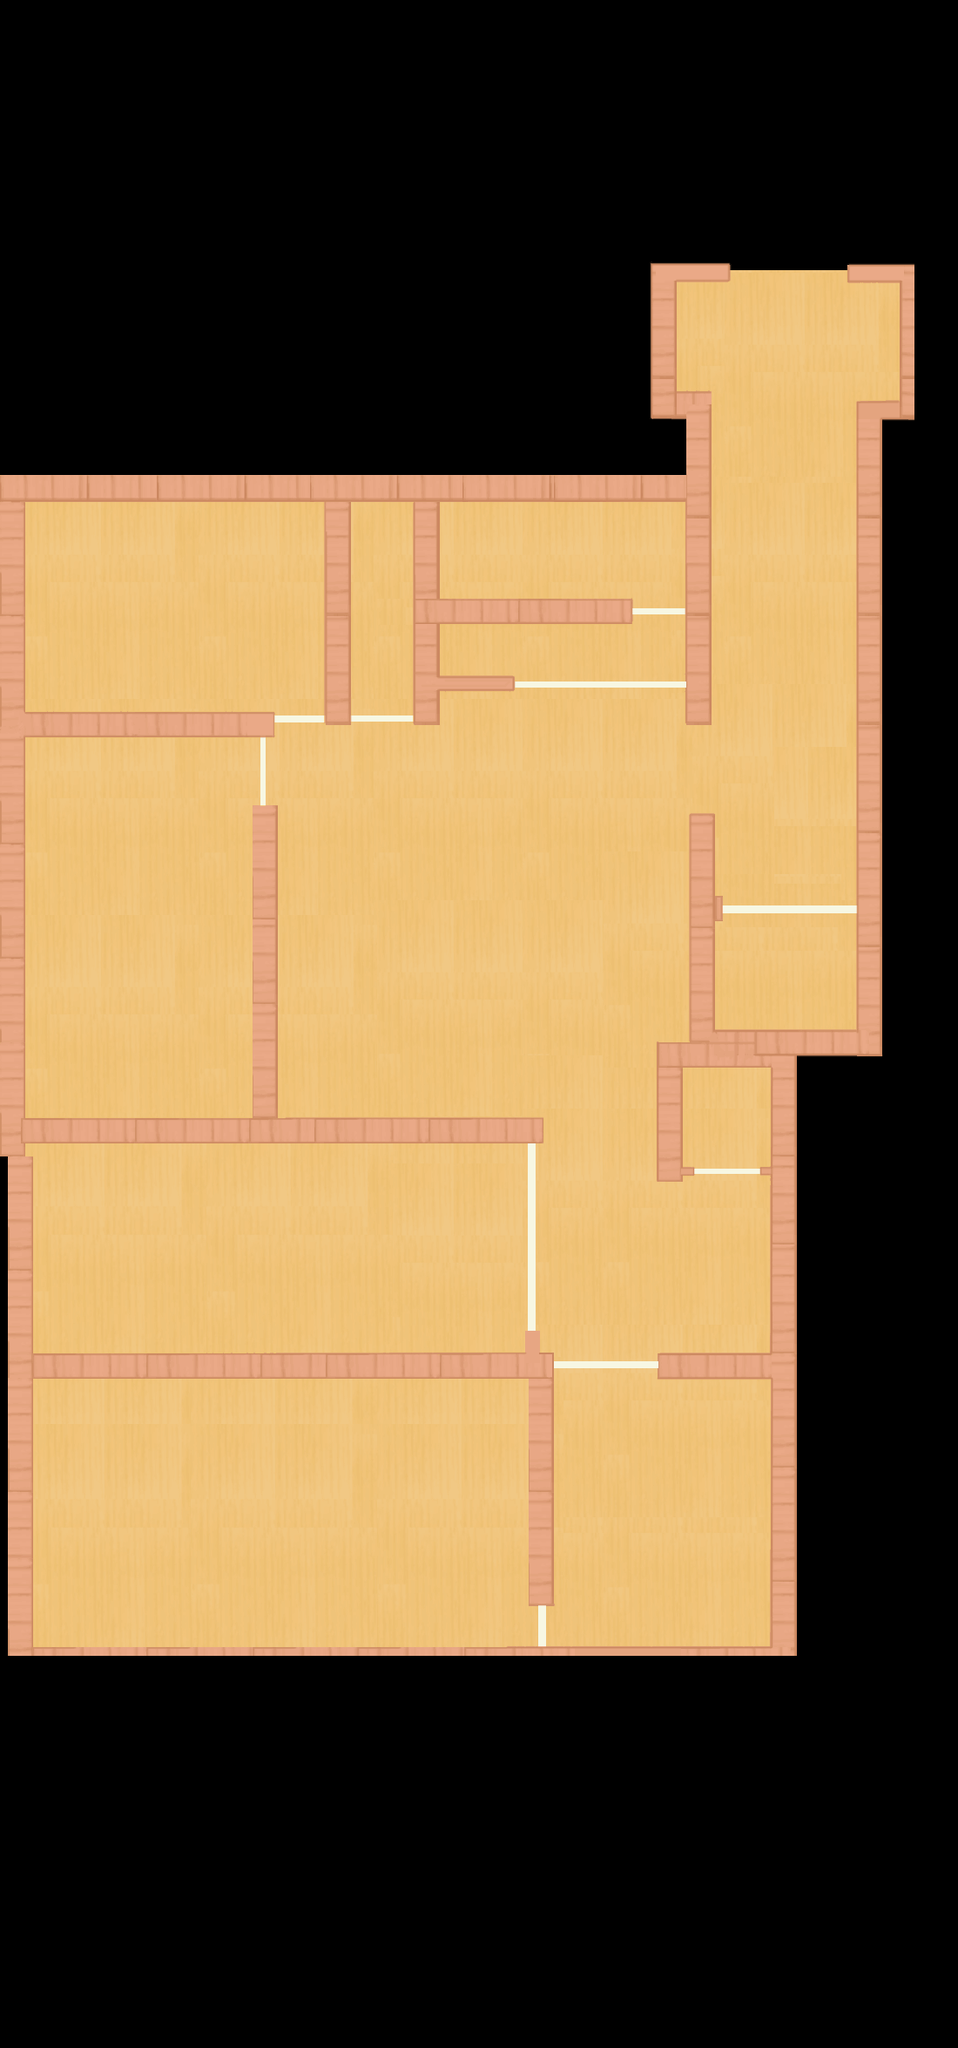

Tiled map render using the project's own tile images. Description and the whole map definition, tile-layer contents included, below:
An orthogonal 22x47 tile map with 50x50 px tiles, 1 tile layer (Map), 1 hidden layer not drawn.

<map version="1.10" tiledversion="1.11.2" orientation="orthogonal" renderorder="right-down" width="22" height="47" tilewidth="50" tileheight="50" infinite="0" nextlayerid="3" nextobjectid="1">
 <tileset firstgid="1" source="map7.tsx" />
 <layer id="2" name="AStar" width="22" height="47" visible="0">
  <data encoding="csv">
1,1,1,1,1,1,1,1,1,1,1,1,1,1,1,1,1,0,0,0,1,1,
1,1,1,1,1,1,1,1,1,1,1,1,1,1,1,1,1,0,0,0,1,1,
1,1,1,1,1,1,1,1,1,1,1,1,1,1,1,1,1,0,0,0,1,1,
1,1,1,1,1,1,1,1,1,1,1,1,1,1,1,1,1,0,0,0,1,1,
1,1,1,1,1,1,1,1,1,1,1,1,1,1,1,1,1,0,0,0,1,1,
1,1,1,1,1,1,1,1,1,1,1,1,1,1,1,1,1,0,0,0,1,1,
1,1,1,1,1,1,1,1,1,1,1,1,1,1,1,1,22,0,0,22,22,1,
1,1,1,1,1,1,1,1,1,1,1,1,1,1,1,1,0,0,0,0,22,1,
1,1,1,1,1,1,1,1,1,1,1,1,1,1,1,1,0,0,0,0,22,1,
1,1,1,1,1,1,1,1,1,1,1,1,1,1,1,1,22,0,0,22,1,1,
1,1,1,1,1,1,1,1,1,1,1,1,1,1,1,1,22,0,0,22,1,1,
22,22,22,22,22,22,22,22,22,1,0,0,0,0,0,0,22,0,0,22,1,1,
1,0,0,0,0,0,0,1,0,1,0,0,0,0,0,0,1,0,0,22,1,1,
1,0,0,0,0,0,0,1,0,1,1,1,1,1,0,0,1,0,0,22,1,1,
1,0,0,0,0,0,0,1,0,1,0,0,0,0,0,0,1,0,0,22,1,1,
1,0,0,0,0,0,0,1,0,1,1,1,0,0,0,0,1,0,0,22,1,1,
1,1,1,1,1,1,0,1,0,1,0,0,0,0,0,0,1,0,0,22,1,1,
1,0,0,0,0,0,0,0,0,0,0,0,0,0,0,0,0,0,0,22,1,1,
1,0,0,0,0,0,1,0,0,0,0,0,0,0,0,0,0,0,0,22,1,1,
1,0,0,0,0,0,1,0,0,0,0,0,0,0,0,0,1,0,0,22,1,1,
1,0,0,0,0,0,1,0,0,0,0,0,0,0,0,0,1,0,0,22,1,1,
1,0,0,0,0,0,1,0,0,0,0,0,0,0,0,0,1,0,0,22,1,1,
1,0,0,0,0,0,1,0,0,0,0,0,0,0,0,0,1,0,0,22,1,1,
1,0,0,0,0,0,1,0,0,0,0,0,0,0,0,0,1,1,1,1,1,1,
1,0,0,0,0,0,1,0,0,0,0,0,0,0,0,1,1,1,1,1,1,1,
1,1,1,1,1,1,1,1,1,1,1,1,1,0,0,1,0,0,1,1,1,1,
22,22,22,22,22,22,22,22,22,22,22,22,22,0,0,1,0,0,1,1,1,1,
1,0,0,0,0,0,0,0,0,0,0,0,0,0,0,0,0,22,1,1,1,1,
1,0,0,0,0,0,0,0,0,0,0,0,0,0,0,0,0,22,1,1,1,1,
1,0,0,0,0,0,0,0,0,0,0,0,0,0,0,0,0,22,1,1,1,1,
1,0,0,0,0,0,0,0,0,0,0,0,0,0,0,0,0,22,1,1,1,1,
1,1,1,1,1,1,1,1,1,1,1,1,1,0,0,1,1,22,1,1,1,1,
1,0,0,0,0,0,0,0,0,0,0,0,1,0,0,0,0,22,1,1,1,1,
1,0,0,0,0,0,0,0,0,0,0,0,1,0,0,0,0,22,1,1,1,1,
1,0,0,0,0,0,0,0,0,0,0,0,1,0,0,0,0,22,1,1,1,1,
1,0,0,0,0,0,0,0,0,0,0,0,1,0,0,0,0,22,1,1,1,1,
1,0,0,0,0,0,0,0,0,0,0,0,1,0,0,0,0,22,1,1,1,1,
1,0,0,0,0,0,0,0,0,0,0,0,0,0,0,0,0,22,1,1,1,1,
1,1,1,1,1,1,1,1,1,1,1,1,1,1,1,1,1,22,22,1,1,1,
1,1,1,1,1,1,1,1,1,1,1,1,1,1,1,1,1,1,1,1,1,1,
1,1,1,1,1,1,1,1,1,1,1,1,1,1,1,1,1,1,1,1,1,1,
1,1,1,1,1,1,1,1,1,1,1,1,1,1,1,1,1,1,1,1,1,1,
1,1,1,1,1,1,1,1,1,1,1,1,1,1,1,1,1,1,1,1,1,1,
1,1,1,1,1,1,1,1,1,1,1,1,1,1,1,1,1,1,1,1,1,1,
1,1,1,1,1,1,1,1,1,1,1,1,1,1,1,1,1,1,1,1,1,1,
1,1,1,1,1,1,1,1,1,1,1,1,1,1,1,1,1,1,1,1,1,1,
1,1,1,1,1,1,1,1,1,1,1,1,1,1,1,1,1,1,1,1,1,1
</data>
 </layer>
 <layer id="1" name="Map" width="22" height="47">
  <data encoding="csv">
0,0,0,0,0,0,0,0,0,0,0,0,0,0,0,0,0,0,0,0,0,0,
0,0,0,0,0,0,0,0,0,0,0,0,0,0,0,0,0,0,0,0,0,0,
0,0,0,0,0,0,0,0,0,0,0,0,0,0,0,0,0,0,0,0,0,0,
0,0,0,0,0,0,0,0,0,0,0,0,0,0,0,0,0,0,0,0,0,0,
0,0,0,0,0,0,0,0,0,0,0,0,0,0,0,0,0,0,0,0,0,0,
0,0,0,0,0,0,0,0,0,0,0,0,0,0,0,0,0,0,0,0,0,0,
0,0,0,0,5,6,7,8,9,10,11,12,13,14,15,16,17,18,19,20,21,0,
0,0,0,25,26,27,28,29,30,31,32,33,34,35,36,37,38,39,40,41,42,0,
0,0,0,46,47,48,49,50,51,52,53,54,55,56,57,58,59,60,61,62,63,0,
64,65,66,67,68,69,70,71,72,73,74,75,76,77,78,79,80,81,82,83,84,0,
85,86,87,88,89,90,91,92,93,94,95,96,97,98,99,100,101,102,103,104,105,0,
106,107,108,109,110,111,112,113,114,115,116,117,118,119,120,121,122,123,124,125,126,0,
127,128,129,130,131,132,133,134,135,136,137,138,139,140,141,142,143,144,145,146,147,0,
148,149,150,151,152,153,154,155,156,157,158,159,160,161,162,163,164,165,166,167,168,0,
169,170,171,172,173,174,175,176,177,178,179,180,181,182,183,184,185,186,187,188,189,0,
190,191,192,193,194,195,196,197,198,199,200,201,202,203,204,205,206,207,208,209,210,0,
211,212,213,214,215,216,217,218,219,220,221,222,223,224,225,226,227,228,229,230,231,0,
232,233,234,235,236,237,238,239,240,241,242,243,244,245,246,247,248,249,250,251,252,0,
253,254,255,256,257,258,259,260,261,262,263,264,265,266,267,268,269,270,271,272,273,0,
274,275,276,277,278,279,280,281,282,283,284,285,286,287,288,289,290,291,292,293,294,0,
295,296,297,298,299,300,301,302,303,304,305,306,307,308,309,310,311,312,313,314,315,0,
316,317,318,319,320,321,322,323,324,325,326,327,328,329,330,331,332,333,334,335,336,0,
337,338,339,340,341,342,343,344,345,346,347,348,349,350,351,352,353,354,355,356,357,0,
358,359,360,361,362,363,364,365,366,367,368,369,370,371,372,373,374,375,376,377,378,0,
379,380,381,382,383,384,385,386,387,388,389,390,391,392,393,394,395,396,397,398,399,0,
400,401,402,403,404,405,406,407,408,409,410,411,412,413,414,415,416,417,418,419,420,0,
421,422,423,424,425,426,427,428,429,430,431,432,433,434,435,436,437,438,439,440,441,0,
442,443,444,445,446,447,448,449,450,451,452,453,454,455,456,457,458,459,460,461,462,0,
463,464,465,466,467,468,469,470,471,472,473,474,475,476,477,478,479,480,481,482,483,0,
484,485,486,487,488,489,490,491,492,493,494,495,496,497,498,499,500,501,502,503,504,0,
505,506,507,508,509,510,511,512,513,514,515,516,517,518,519,520,521,522,523,524,525,0,
526,527,528,529,530,531,532,533,534,535,536,537,538,539,540,541,542,543,544,545,546,0,
547,548,549,550,551,552,553,554,555,556,557,558,559,560,561,562,563,564,565,566,567,0,
568,569,570,571,572,573,574,575,576,577,578,579,580,581,582,583,584,585,586,587,588,0,
589,590,591,592,593,594,595,596,597,598,599,600,601,602,603,604,605,606,607,608,609,0,
610,611,612,613,614,615,616,617,618,619,620,621,622,623,624,625,626,627,628,629,630,0,
631,632,633,634,635,636,637,638,639,640,641,642,643,644,645,646,647,648,649,650,651,0,
652,653,654,655,656,657,658,659,660,661,662,663,664,665,666,667,668,669,670,671,672,0,
0,0,0,0,0,0,0,0,0,0,0,0,0,0,0,0,0,0,0,0,0,0,
0,0,0,0,0,0,0,0,0,0,0,0,0,0,0,0,0,0,0,0,0,0,
0,0,0,0,0,0,0,0,0,0,0,0,0,0,0,0,0,0,0,0,0,0,
0,0,0,0,0,0,0,0,0,0,0,0,0,0,0,0,0,0,0,0,0,0,
0,0,0,0,0,0,0,0,0,0,0,0,0,0,0,0,0,0,0,0,0,0,
0,0,0,0,0,0,0,0,0,0,0,0,0,0,0,0,0,0,0,0,0,0,
0,0,0,0,0,0,0,0,0,0,0,0,0,0,0,0,0,0,0,0,0,0,
0,0,0,0,0,0,0,0,0,0,0,0,0,0,0,0,0,0,0,0,0,0,
0,0,0,0,0,0,0,0,0,0,0,0,0,0,0,0,0,0,0,0,0,0
</data>
 </layer>
</map>
